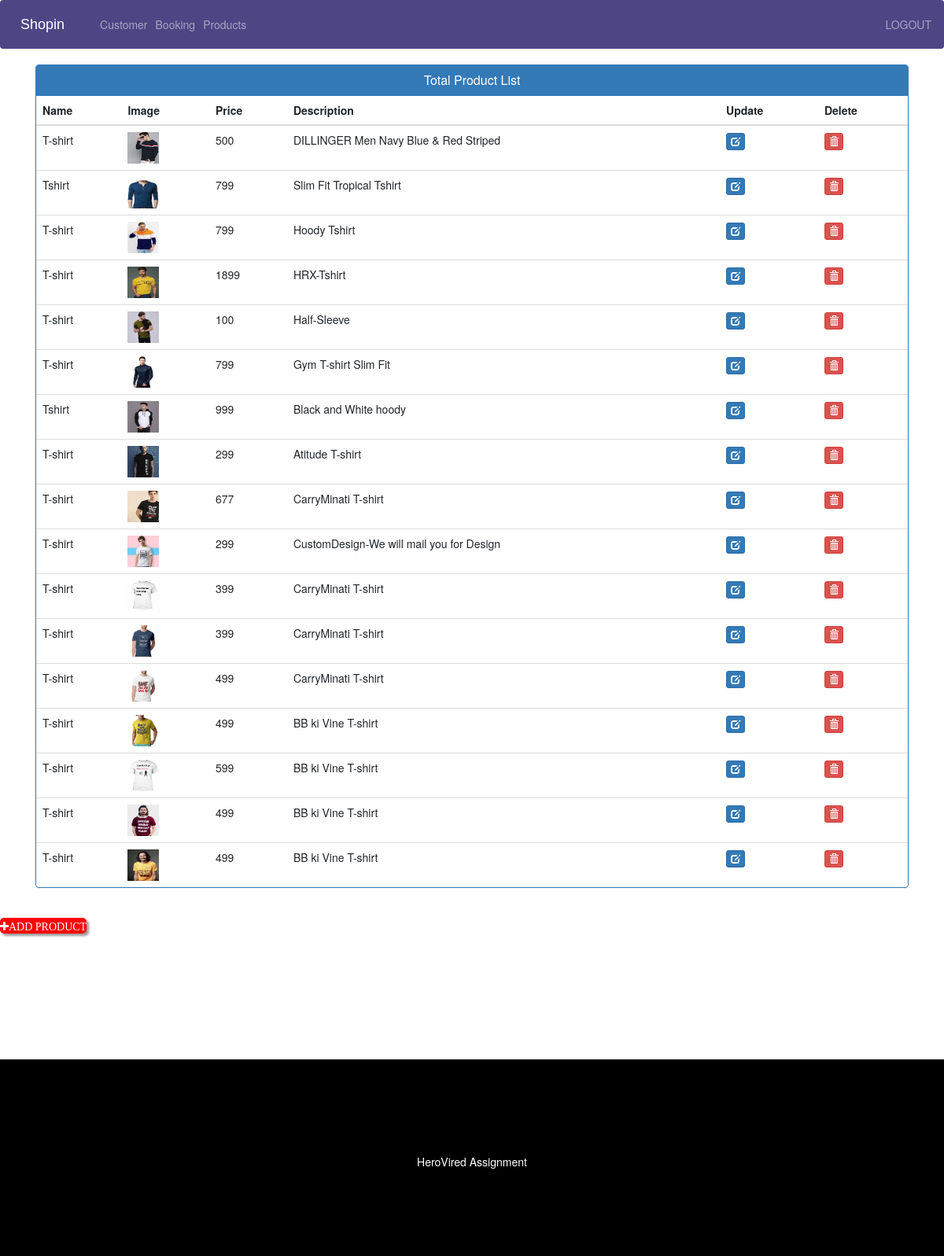
The page /admin-products (signed in) on the database its author committed.
### ecom/models.py (models this page shows, shortened)
class Product(models.Model):
    name=models.CharField(max_length=40)
    product_image= models.ImageField(upload_to='product_image/',null=True,blank=True)
    price = models.PositiveIntegerField()
    description=models.CharField(max_length=40)

### ecom/views.py (the view)
# urls.py: path('admin-products', views.admin_products_view,name='admin-products'),
@login_required(login_url='adminlogin')
def admin_products_view(request):
    products=models.Product.objects.all()
    return render(request,'ecom/admin_products.html',{'products':products})

### templates/ecom/admin_products.html (shortened to what this page needs)
{% extends 'ecom/admin_base.html' %}
{% load static %}
{% block content %}
<head>
  <link href="//netdna.bootstrapcdn.com/bootstrap/3.0.0/css/bootstrap.min.css" rel="stylesheet" id="bootstrap-css">
</head>
<div class="container">
  <div class="panel panel-primary">
    <div class="panel-heading">
      <h6 class="panel-title">Total Product List</h6>
    </div>
    <table class="table table-hover" id="dev-table">
      <thead>
        <tr>
          <th>Name</th>
          <th>Image</th>
          <th>Price</th>
          <th>Description</th>
          <th>Update</th>
          <th>Delete</th>
        </tr>
      </thead>
      {% for p in products %}
  {% if p %}
      <tr>
        <td> {{p.name}}</td>
        <td> <img src="{% static p.product_image.url %}" alt="Profile Pic" height="40px" width="40px" /></td>
        <td>{{p.price}}</td>
        <td>{{p.description}}</td>
        <td><a class="btn btn-primary btn-xs" href="{% url 'update-product' p.id  %}"><span class="glyphicon glyphicon-edit"></span></a></td>
        <td><a class="btn btn-danger btn-xs" href="{% url 'delete-product' p.id  %}"><span class="glyphicon glyphicon-trash"></span></a></td>
      </tr>
      {%else%}
      <br><br><br>
      <h1>no products</h1>
      {% endif %}
      {% endfor %}
    </table>
  </div>
</div>
<a href="/admin-add-product" class="float">
<i class="fa fa-plus my-float">ADD PRODUCT</i>
</a>
{% endblock content %}

### templates/ecom/admin_products.html (style rules this page uses)
a:link { text-decoration: none; }
h6 { text-align: center; }
.float { width:120px; height:100px; margin-bottom: 100px; right:60px; background-color:red; color:#FFF; border-radius:5px; text-align:justify; box-shadow: 3px 3px 3px #999; }
.my-float { margin-top:22px; }

### rows shown on the page
Product: name "T-shirt", product_image (picture), price "500", description "DILLINGER Men Navy Blue & Red Striped"
Product: name "Tshirt", product_image (picture), price "799", description "Slim Fit Tropical Tshirt"
Product: name "T-shirt", product_image (picture), price "799", description "Hoody Tshirt"
Product: name "T-shirt", product_image (picture), price "1899", description "HRX-Tshirt"
Product: name "T-shirt", product_image (picture), price "100", description "Half-Sleeve"
Product: name "T-shirt", product_image (picture), price "799", description "Gym T-shirt Slim Fit"
Product: name "Tshirt", product_image (picture), price "999", description "Black and White hoody"
Product: name "T-shirt", product_image (picture), price "299", description "Atitude T-shirt"
Product: name "T-shirt", product_image (picture), price "677", description "CarryMinati T-shirt"
Product: name "T-shirt", product_image (picture), price "299", description "CustomDesign-We will mail you for Design"
Product: name "T-shirt", product_image (picture), price "399", description "CarryMinati T-shirt"
Product: name "T-shirt", product_image (picture), price "399", description "CarryMinati T-shirt"
Product: name "T-shirt", product_image (picture), price "499", description "CarryMinati T-shirt"
Product: name "T-shirt", product_image (picture), price "499", description "BB ki Vine T-shirt"
Product: name "T-shirt", product_image (picture), price "599", description "BB ki Vine T-shirt"
Product: name "T-shirt", product_image (picture), price "499", description "BB ki Vine T-shirt"
Product: name "T-shirt", product_image (picture), price "499", description "BB ki Vine T-shirt"
